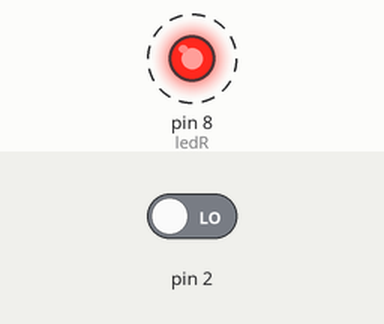
This sketch was run on a simulated Arduino Uno, built with avr-gcc and run on an emulated ATmega328P. On the bench: output pins drawn as LEDs (lit = HIGH). Dashed ring = blinking. The test bench sets the inputs (shaded band); at power-on: pin 2 LOW. What the sketch prints to the serial monitor is not drawn.

Above: at 0.75 s.
1.3 s: pin 2 driven HIGH
Timing chart, 0 to 10.3 s (numbered marks = the images above; inputs shaded):
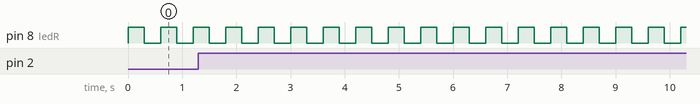

The sketch:

TASK_1.2P.ino
```cpp
#define ledR 8
#define ledG 7
#define ledY 12

int interrCount = 0;

void setup()
{
  Serial.begin(9600);
  pinMode( ledR, OUTPUT );
  pinMode( ledR, OUTPUT );
  pinMode( ledR, OUTPUT );

  digitalWrite( ledR, 0);
  digitalWrite( ledG, 0);
  digitalWrite( ledY, 0);

  attachInterrupt(0, interruptChange, RISING);
}

void loop()
{
  interrCount++;

  digitalWrite(ledR,1);
  digitalWrite(ledG,0);
  delay(300);
  digitalWrite(ledR,0);
  digitalWrite(ledG,1);
  delay(300);

  if (interrCount == 10)
  {
    interrCount = 0;
    digitalWrite( ledY, 0);
    Serial.println("NORMAL FUNCTIONALITY");
  }
}

void interruptChange()
{
  digitalWrite(ledY, 1);
  Serial.println("INTERRUPT-MOTION DETECTED!");
}
```

Measured:
- by itself, pin 8 (ledR): alternates HIGH for 0.30 s and LOW for 0.30 s
